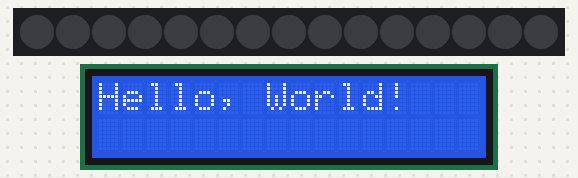
The program below on a simulated Raspberry Pi Pico running MicroPython. On the bench: 15 RGB LEDs in strip order, left to right, 16×2 character LCD. Library files of the repository ran but are not shown: lcd_api.py, pico_i2c_lcd.py; what the program prints to the serial console is not drawn. At 0.1 s the program stops and its outputs stay as they are.

Above: at 0.1 s.

The program:

Test_LCD_Day_12.py
```python
# Let it Glow Advent Calendar - Day 12
# Test LCD
# Lori Pfahler
# December 23, 2023

from utime import sleep
from machine import Pin, I2C
from neopixel import NeoPixel
from lcd_api import LcdApi
from pico_i2c_lcd import I2cLcd

# Define the strand pin number (22) and number of LEDs (15)
strand = NeoPixel(Pin(22), 15)

# Set up LCD I2C
lcdi2c = I2C(1, sda= Pin(14), scl=Pin(15), freq=400000)
lcd = I2cLcd(i2c = lcdi2c, i2c_addr = 0x27, num_lines = 2, num_columns = 16)

# Show a string on the LCD
lcd.putstr("Hello, World!")

print("*********************************")
print("Display is now showing characters")
print("*********************************")
```
